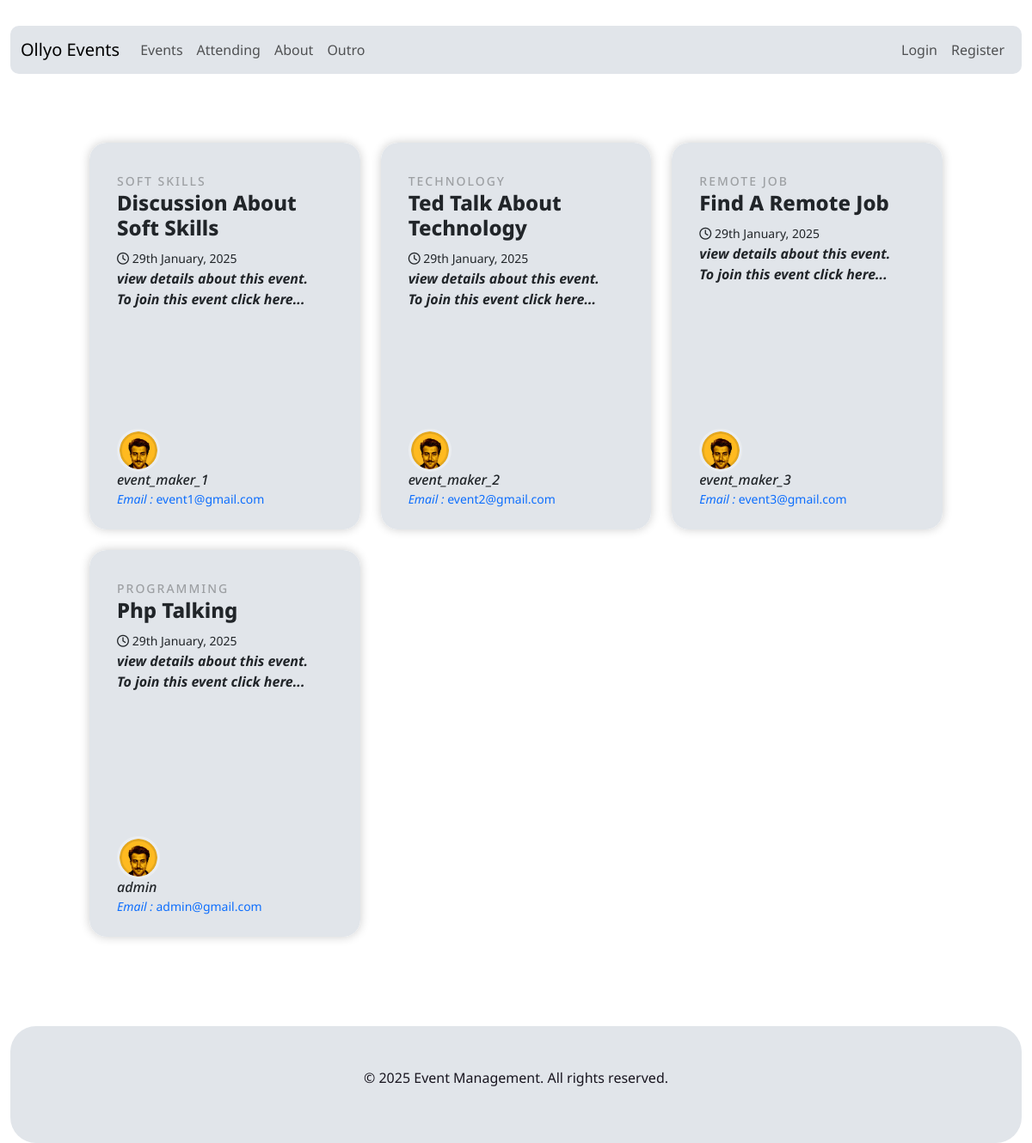
The page /public/index.php on the database its author committed.
### tables this page shows
CREATE TABLE `events` (
  `id` int(11) NOT NULL,
  `user_id` int(11) DEFAULT NULL,
  `topic` varchar(255) DEFAULT NULL,
  `name` varchar(255) DEFAULT NULL,
  `description` text DEFAULT NULL,
  `seat_limit` int(11) DEFAULT NULL,
  `start_time` varchar(255) DEFAULT NULL,
  `end_time` varchar(255) DEFAULT NULL,
  `created_at` timestamp NOT NULL DEFAULT current_timestamp(),
  `updated_at` timestamp NOT NULL DEFAULT current_timestamp() ON UPDATE current_timestamp()
);

CREATE TABLE `users` (
  `id` int(11) NOT NULL,
  `name` varchar(100) NOT NULL,
  `email` varchar(150) NOT NULL,
  `password` varchar(255) NOT NULL,
  `role` enum('admin','event_maker','attendee') NOT NULL DEFAULT 'attendee',
  `created_at` timestamp NOT NULL DEFAULT current_timestamp()
);

### app/Helpers/helpers.php (called while the page is built, shortened)
<?php
function getUserId()
{
    return isset($_SESSION['user_id']) ? $_SESSION['user_id'] : null;
}
function getIsLoggedIn()
{
    return isset($_SESSION['logged_in']) ? $_SESSION['logged_in'] : null;
}

### routes/web.php (called while the page is built, shortened)
<?php
require_once root . '/app/Helpers/helpers.php';
return [
    'home' => ROOT . '/pages/home.php',
    'about/{id}/profile' => ROOT . '/pages/about.php',
    'auth/login' => ROOT . '/pages/auth/login.php',
    'auth/login-handler' => ROOT . '/pages/auth/login-handler.php',
    'auth/register' => ROOT . '/pages/auth/register.php',
    'auth/register-handler' => ROOT . '/pages/auth/register-handler.php',
    'attending' => ROOT . '/pages/attending.php',
    'create-event' => ROOT . '/pages/event/my-event-create.php',
    'create-event-handler' => ROOT . '/pages/event/event-create-handler.php',
    'event-view/{id}/details' => ROOT . '/pages/event/event-view.php',
    'generate-event-csv/{id}/details' => ROOT . '/pages/event/generate-event-csv.php',
    'event-join/{event_id}/{user_id}/join' => ROOT . '/pages/event/event-join.php',
    'my-event' => ROOT . '/pages/event/my-event.php',
    'my-event-detail/{id}/detail' => ROOT . '/pages/event/my-event-detail.php',
    'my-event-edit/{id}/edit' => ROOT . '/pages/event/my-event-edit.php',
    'my-event-update' => ROOT . '/pages/event/my-event-update.php',
    'my-event-delete/{id}/delete' => ROOT . '/pages/event/my-event-delete.php',
    'submitted-events' => ROOT . '/pages/event/submitted-events.php',
    'outro' => ROOT . '/pages/outro.php',
];

### app/Helpers/events.php (called while the page is built, shortened)
<?php
function fetchUnAttentedEvents()
{
    $db = Database::getInstance()->getConnection();
    $user_id = getUserId();
    $sql = "SELECT event.id,
                   event.name,
                   event.topic,
                   event.description,
                   event.seat_limit,
                   event.start_time,
                   user.id AS user_id,
                   user.name AS user_name,
                   user.email AS user_email
            FROM events event
            JOIN users user ON event.user_id = user.id
            WHERE event.id NOT IN (
                SELECT event_id FROM join_record WHERE user_id = :user_id
            )";
    $stmt = $db->prepare($sql);
    $stmt->bindParam(':user_id', $user_id, PDO::PARAM_INT);
    $stmt->execute();
    return $stmt->fetchAll(PDO::FETCH_ASSOC);
}

### resources/pages/home.php (the view, shortened to what this page needs)
<?php
$events = fetchUnAttentedEvents();
?>
<section class="wrapper">
    <div class="container">
        <div class="row">
            <?php if (count($events) > 0) { ?>
                <?php foreach ($events as $event) { ?>
                    <div class="col-sm-12 col-md-6 col-lg-4 mb-4">
                        <div class="card text-dark card-has-bg click-col">
                            <div class="card-img-overlay d-flex flex-column">
                                <div class="card-body">
                                    <small class="card-meta mb-2"><?php echo $event['topic'] ?></small>
                                    <h4 class="card-title mt-0 ">
                                        <a href="/ollyo/public/index.php?page=event-view/<?php echo $event['id'] ?>/details" class="text-dark text-capitalize"><?php echo $event['name'] ?> </a>
                                    </h4>
                                    <small><i class="far fa-clock"></i> <?php $start = explode(' ', $event['start_time']);
                                                                        $date = new DateTime('2025-01-29');
                                                                        echo $date->format("jS F, Y"); ?></small>
                                    <div>
                                        <a href="/ollyo/public/index.php?page=event-view/<?php echo $event['id'] ?>/details" class="text-dark">
                                            <strong><i>view details about this event. <br>
                                                    To join this event click here...</i></strong>
                                        </a>
                                    </div>
                                </div>
                                <div class="card-footer">
                                    <div class="media">
                                        <a href="/ollyo/public/index.php?page=about/<?php echo ($event['user_id']) ?>/profile">
                                            <img class="mr-3 rounded-circle" src="/ollyo/public/assets/images/default.png" alt="Generic placeholder image" style="max-width:50px">
                                            <div class="media-body">
                                                <h6 class="my-0 text-dark d-block"><i><?php echo $event['user_name'] ?></i></h6>
                                                <small> <i>Email : </i> <?php echo $event['user_email'] ?></small>
                                            </div>
                                        </a>
                                    </div>
                                </div>
                            </div>
                        </div>
                    </div>
                <?php } ?>
            <?php } ?>
        </div>
    </div>
</section>

### resources/common/header.php (shortened to what this page needs)
<!DOCTYPE html>
<html lang="en">
<head>
    <link rel="stylesheet" href="https://cdn.datatables.net/1.13.4/css/dataTables.bootstrap5.min.css" />
    <link rel="stylesheet" href="https://cdnjs.cloudflare.com/ajax/libs/font-awesome/6.7.2/css/all.min.css" />
    <link href="https://cdn.jsdelivr.net/npm/bootstrap@5.3.3/dist/css/bootstrap.min.css" rel="stylesheet">
    <link rel="stylesheet" href="assets/css/style.css">
</head>
<body class="">
    <header class="container-fluid">
        <nav class="navbar navbar-expand-lg mb-3" style="background : #e1e5ea ; margin-top: 30px;  border-radius:10px" data-bs-theme="light">
            <div class="container-fluid">
                <a class="navbar-brand" href="/ollyo/public/index.php?page=home">Ollyo Events</a>
                <div class="collapse navbar-collapse" id="navbarColor03">
                    <ul class="navbar-nav me-auto">
                        <li class="nav-item">
                            <a class="nav-link" href="/ollyo/public/index.php?page=home">Events</a>
                        </li>
                        <li class="nav-item">
                            <a class="nav-link" href="/ollyo/public/index.php?page=attending">Attending</a>
                        </li>
                        <li class="nav-item">
                            <a class="nav-link" href="/ollyo/public/index.php?page=about/<?php echo getUserId(); ?>/profile">About</a>
                        </li>
                        <li class="nav-item">
                            <a class="nav-link" href="/ollyo/public/index.php?page=outro">Outro</a>
                        </li>
                    </ul>
                    <ul class="navbar-nav ms-auto">
                        <?php
                        if (getIsLoggedIn()) {
                        ?>
                            <li class="nav-item dropdown">
                                <a class="nav-link dropdown-toggle" data-bs-toggle="dropdown" href="#" role="button" aria-haspopup="true" aria-expanded="false">Profile</a>
                                <div class=" dropdown-menu dropdown-menu-end">
                                    <a class="dropdown-item text-capitalize" href="#">
                                        <?php
                                        if (getUserName()) {
                                            echo getUserName();
                                        } else {
                                            echo "guest";
                                        }
                                        ?>
                                    </a>
                                    <a class="dropdown-item" href="/ollyo/public/index.php?page=attending">Attending</a>
                                    <?php
                                    session_start();
                                    if (getIsLoggedIn() && (getUserRole() == 'event_maker' || getUserRole() == 'admin')) {
                                    ?>
                                        <a class="dropdown-item" href="/ollyo/public/index.php?page=create-event">create events</a>
                                    <?php } ?>
                                    <div class="dropdown-divider"></div>
                                    <a class="dropdown-item" href="/ollyo/resources/pages/auth/logout-handler.php">Logout</a>
                                </div>
                            </li>
                        <?php
                        } else {
                        ?>
                            <li class="nav-item">
                                <a class="nav-link" href="/ollyo/public/index.php?page=auth/login">Login</a>
                            </li>
                            <li class="nav-item">
                                <a class="nav-link" href="/ollyo/public/index.php?page=auth/register">Register</a>
                            </li>
                        <?php
                        }
                        ?>
                    </ul>
                </div>
            </div>
        </nav>
    </header>
    <main class="container-fluid">

### public/index.php (shortened to what this page needs)
<?php
$app = dirname(__DIR__);
$routes = require_once $app . '/routes/web.php';
require_once ROOT . '/common/header.php';
$page = isset($_GET['page']) ? $_GET['page'] : 'home';
foreach ($routes as $route => $filePath) {
    $pattern = preg_replace('/\{[^\}]+\}/', '([^/]+)', $route);
    $pattern = '#^' . $pattern . '$#';
    if (preg_match($pattern, $page, $matches)) {
        require_once $filePath;
        break;
    }
}
require_once ROOT . "/common/footer.php";

### resources/common/footer.php (shortened to what this page needs)
<footer class="py-5" style="background: #e1e5ea; text-align:center ; border-radius:30px ; margin-top : 30px ">
    <p>&copy; <?= date('Y'); ?> Event Management. All rights reserved.</p>
</footer>
</main>
</body>
</html>

### public/assets/css/style.css (style rules this page uses)
* { margin: 0; padding: 0; outline: 0; box-sizing: border-box; font-family: "Noto Sans", serif; }
a { text-decoration: none; }
ul, li { list-style: none; }
img { border: 0; }
p , .row { color : #18151f ; }
.wrapper { margin: 10vh; }
.card { border: none; transition: all 500ms cubic-bezier(0.19, 1, 0.22, 1); overflow: hidden; border-radius: 20px; min-height: 450px; box-shadow: 0 0 12px 0 rgba(0, 0, 0, 0.2); }
.card.card-has-bg { transition: all 500ms cubic-bezier(0.19, 1, 0.22, 1); background-size: 120%; background-repeat: no-repeat; background-position: center center; }
.card.card-has-bg:before { content: ""; position: absolute; top: 0; right: 0; bottom: 0; left: 0; background: inherit; -webkit-filter: grayscale(1); -moz-filter: grayscale(100%); -ms-filter: grayscale(100%); -o-filter: grayscale(100%); filter: grayscale(100%); }
.card .card-footer { background: none; border-top: none; }
.card .card-footer .media img { border: solid 3px rgba(255, 255, 255, 0.3); }
.card .card-title { font-weight: 800; }
.card .card-meta { color: rgba(0, 0, 0, 0.3); text-transform: uppercase; font-weight: 500; letter-spacing: 2px; }
.card .card-body { transition: all 500ms cubic-bezier(0.19, 1, 0.22, 1); }
.card .card-img-overlay { transition: all 800ms cubic-bezier(0.19, 1, 0.22, 1); background: #e1e5ea; }
a, a:hover { text-decoration: none; transition: color 0.3s ease-in-out; }

### rows shown on the page
events: topic "SOFT SKILLS", name "Discussion About Soft Skills", format "29th January, 2025", user.name "event_maker_1", user.email "event1@gmail.com"
events: topic "TECHNOLOGY", name "Ted Talk About Technology", format "29th January, 2025", user.name "event_maker_2", user.email "event2@gmail.com"
events: topic "REMOTE JOB", name "Find A Remote Job", format "29th January, 2025", user.name "event_maker_3", user.email "event3@gmail.com"
events: topic "PROGRAMMING", name "Php Talking", format "29th January, 2025", user.name "admin", user.email "admin@gmail.com"
